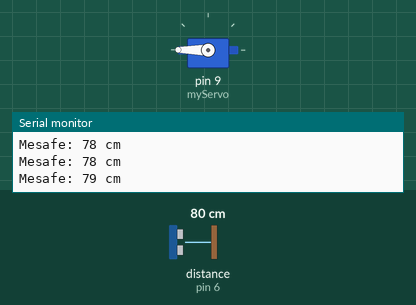
A sketch run on a simulated Arduino Uno, built with avr-gcc and run on an emulated ATmega328P. Parts: servo, the last lines printed to the serial monitor. Wiring (inferred from the names in the program): ultrasonic range finder: trigger pin 7; echo pin 6. The test bench sets the inputs (shaded band); at power-on: distance to the obstacle (sensor on pin 6) 80 cm. The echo pulse lasts 58.3 µs per cm.

Above: at 1.3 s.
1.4 s: distance to the obstacle (sensor on pin 6) set to 56 cm
2.9 s: distance to the obstacle (sensor on pin 6) set to 47 cm
At 4.2 s:
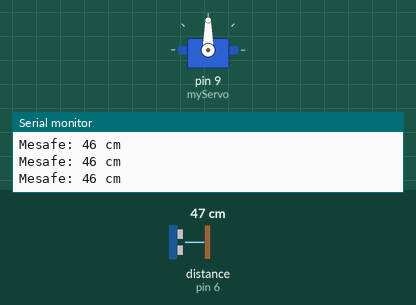
4.5 s: distance to the obstacle (sensor on pin 6) set to 299 cm
At 5.1 s:
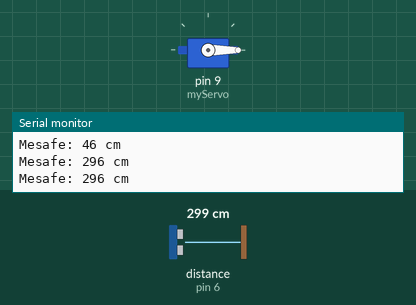
6.0 s: distance to the obstacle (sensor on pin 6) set to 256 cm
7.5 s: distance to the obstacle (sensor on pin 6) set to 251 cm
At 8.6 s:
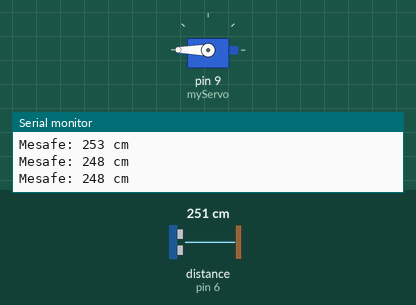
9.1 s: distance to the obstacle (sensor on pin 6) set to 2 cm
At 9.7 s:
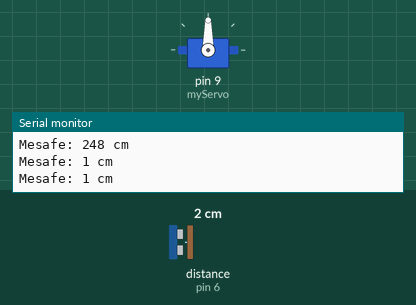
Timing chart, 0 to 11.6 s (numbered marks = the images above; inputs shaded):
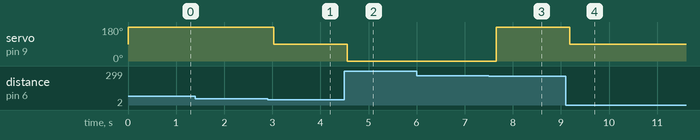

Measured:
- the behaviour switches between 52 and 51 cm on distance to the obstacle (sensor on pin 6) (found by bisection; images 0 and 1)
- the behaviour switches between 254 and 253 cm on distance to the obstacle (sensor on pin 6) (found by bisection; images 2 and 3)
- after the input at 2.9 s, servo on pin 9 (myServo): 180° → 90° after 0.13 s
- after the input at 4.5 s, servo on pin 9 (myServo): 90° → 0° after 0.06 s
- after the input at 7.5 s, servo on pin 9 (myServo): 0° → 180° after 0.16 s
- after the input at 9.1 s, servo on pin 9 (myServo): 180° → 90° after 0.09 s

The sketch:

servo_motor_mesefe.ino
```cpp
#include <Servo.h>

// Pin tanımları
const int trigPin = 7;
const int echoPin = 6;
Servo myServo;

// Mesafe aralıkları
const int distance1 = 50;
const int distance2 = 100;
const int distance3 = 150;
const int distance4 = 250;

void setup() {
  pinMode(trigPin, OUTPUT);
  pinMode(echoPin, INPUT);
  myServo.attach(9); // Servo pinini bağla
  Serial.begin(9600);
}

void loop() {
  // Mesafe ölçümü
  digitalWrite(trigPin, LOW);
  delayMicroseconds(2);
  digitalWrite(trigPin, HIGH);
  delayMicroseconds(10);
  digitalWrite(trigPin, LOW);

  long duration = pulseIn(echoPin, HIGH);
  int distance = duration * 0.034 / 2; // Mesafeyi cm olarak hesapla

  Serial.print("Mesafe: ");
  Serial.print(distance);
  Serial.println(" cm");

  // Mesafeye göre servo motor kontrolü
  if (distance <= distance1) {
    myServo.write(90); // 10 cm veya daha küçükse 90 derece
  } else if (distance <= distance2) {
    myServo.write(180); // 10-20 cm arası 180 derece
  } else if (distance <= distance3) {
    myServo.write(270); // 20-30 cm arası 270 derece
  } else if (distance <= distance4) {
    myServo.write(360); // 30-40 cm arası 360 derece
  } else {
    myServo.write(0); // 40 cm'den büyükse başlangıç pozisyonu (opsiyonel)
  }

  delay(500); // Gecikme süresi
}
```
